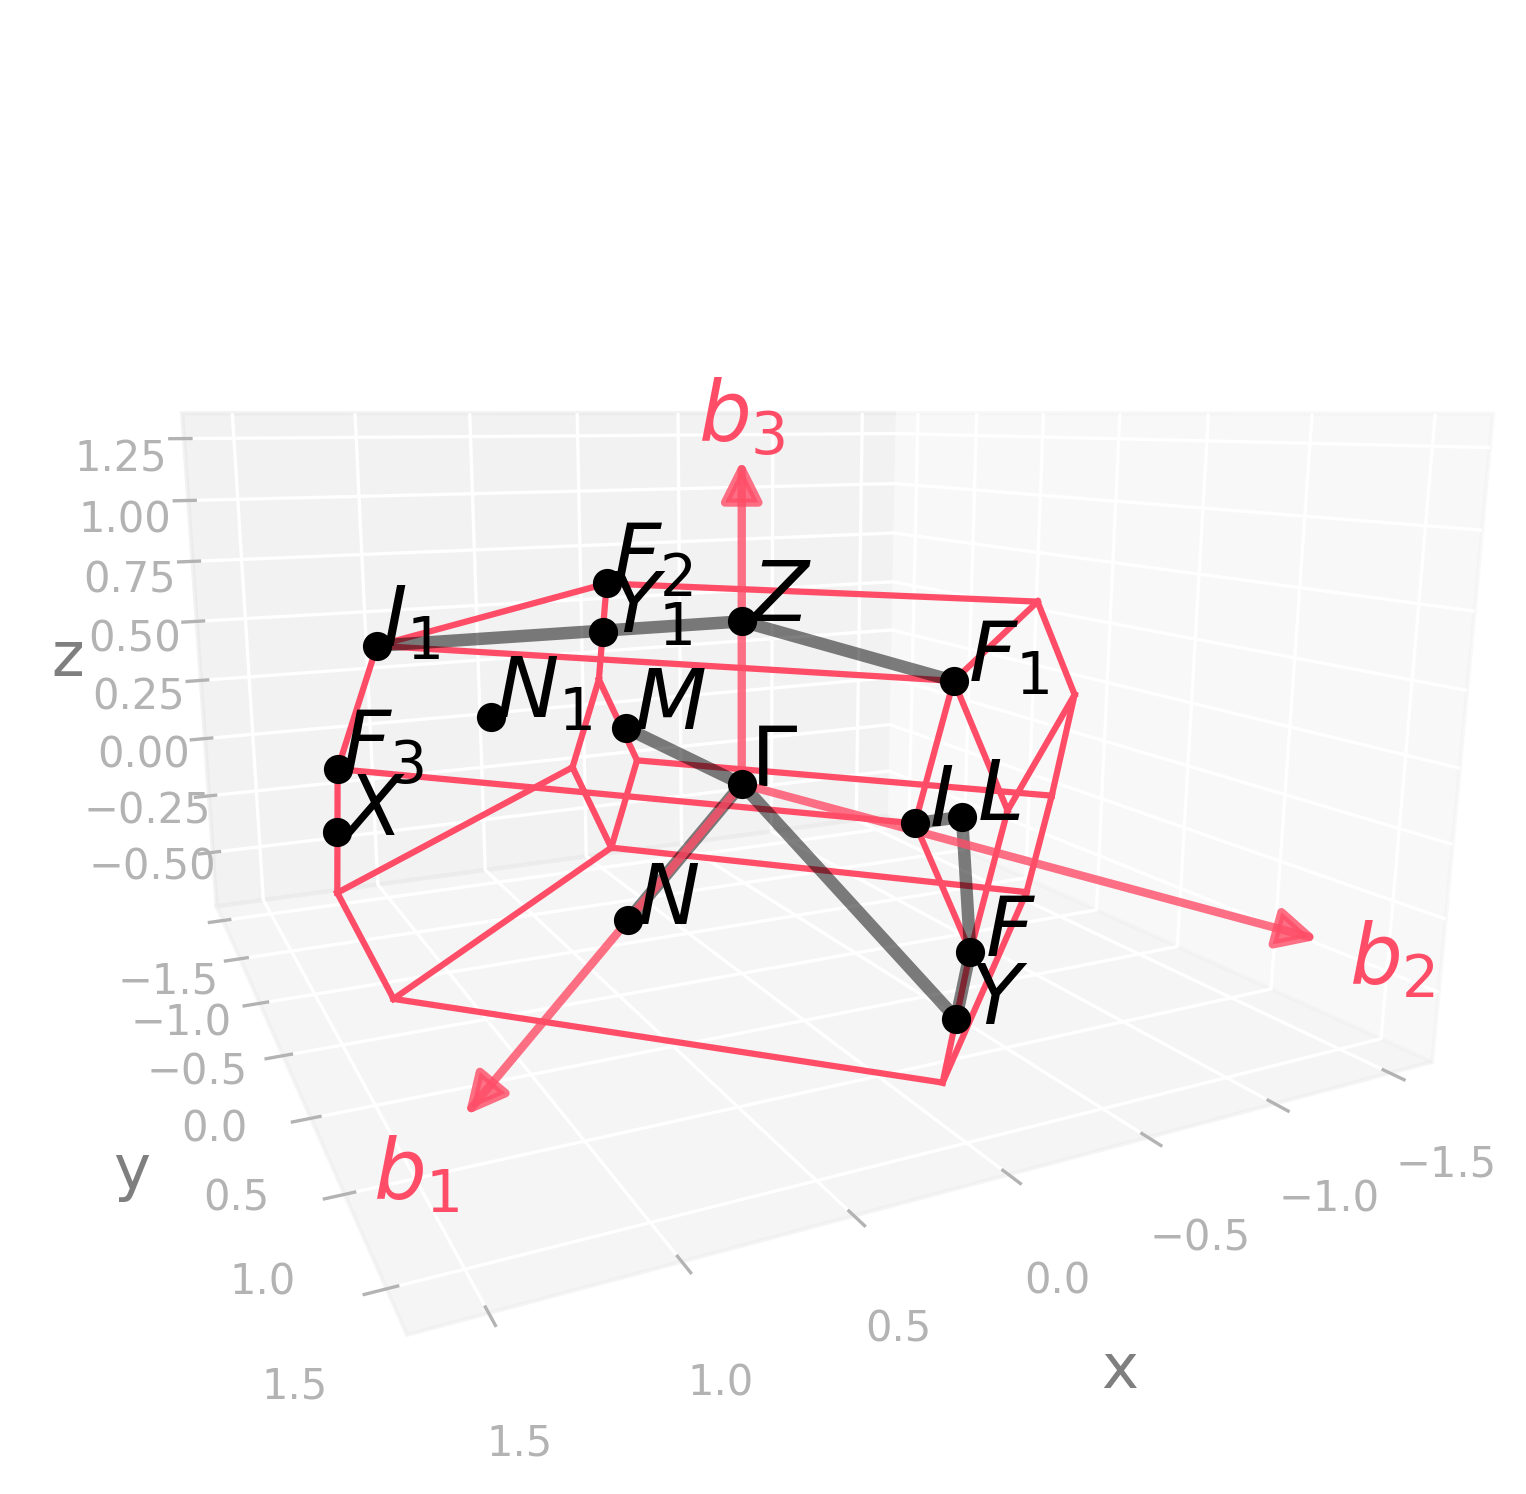

The Python source for this figure:
import radtools as rad

l = rad.lattice_example(f"MCLC2")
l.plot("brillouin-kpath")
# Save an image:
l.savefig(
    "mclc2_brillouin.png",
    elev=11,
    azim=64,
    dpi=300,
   bbox_inches="tight",
)
# Interactive plot:
l.show(elev=11, azim=64)
